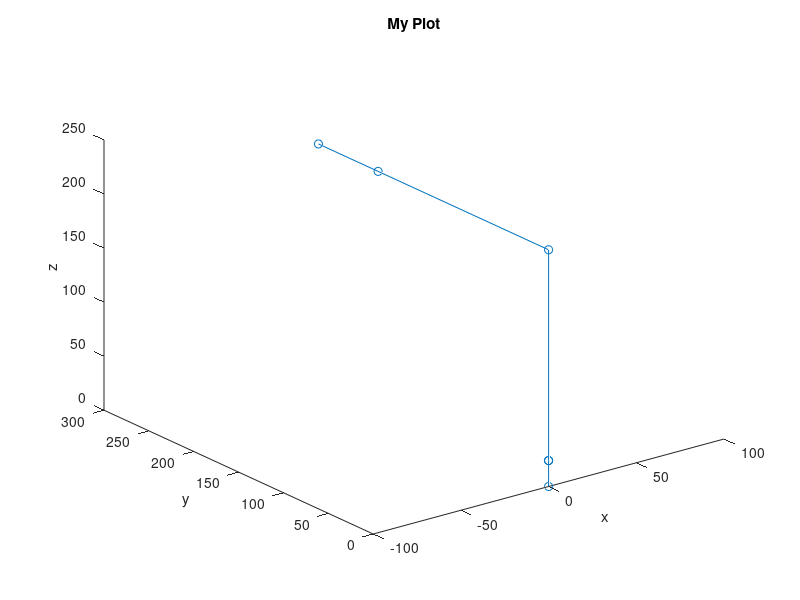

Write the MATLAB code that produced this figure.
clear;

x = [0 0 0 4.32987e-14 4.32987e-14 4.32987e-14 ];
y = [0 0 0 0 190 256.5 ];
z = [0 24 24 219 219 219 ];

grid on;

plot3(x,y,z,'-o');
title('My Plot');
xlabel('x');
ylabel('y');
zlabel('z');
xlim([-100 100]);
% ylim([-5 10]);

inp = input('Press any key to finish...','s');